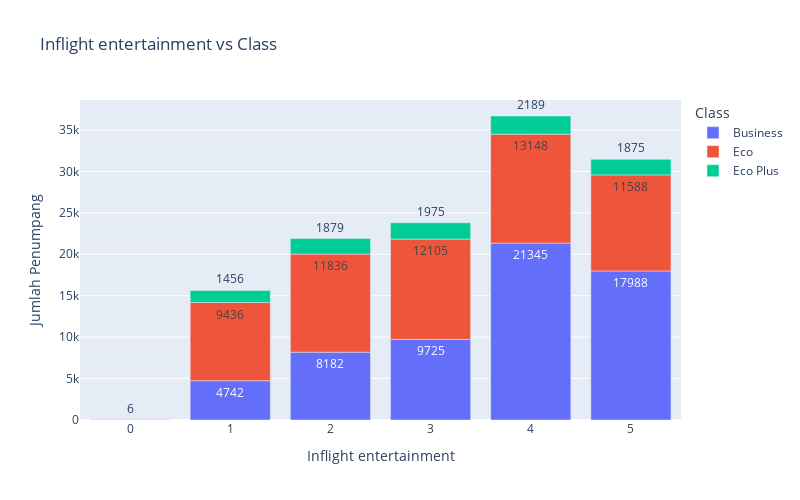

Notebook code cell kept with this figure:
### Markdown cell above
![inflight_entertainment_pie.png](./Assets/inflight_entertainment_pie.png)

### Code cell
df_inflight = df_merge.groupby(['Inflight entertainment', 'Class']).size().reset_index(name='Jumlah')

fig_bar_inflight = px.bar(df_inflight, x='Inflight entertainment', y='Jumlah', color='Class', title='Inflight entertainment vs Class', 
                      labels={'Inflight entertainment': 'Inflight entertainment', 'Jumlah': 'Jumlah Penumpang'}, text='Jumlah')
fig_bar_inflight.update_layout(width=800, height=500)
fig_bar_inflight.show()

### Figure 1 — Plotly figure (JSON) as saved in the notebook; plotly's stock layout.template omitted (floating-point values rounded to 4 significant figures)
{"data": [{"alignmentgroup": "True", "hovertemplate": "Class=Business<br>Inflight entertainment=%{x}<br>Jumlah Penumpang=%{text}<extra></extra>", "legendgroup": "Business", "marker": {"color": "#636efa", "pattern": {"shape": ""}}, "name": "Business", "offsetgroup": "Business", "orientation": "v", "showlegend": true, "text": [8, 4742, 8182, 9725, 21345, 17988], "textposition": "auto", "type": "bar", "x": [0, 1, 2, 3, 4, 5], "xaxis": "x", "y": [8, 4742, 8182, 9725, 21345, 17988], "yaxis": "y"}, {"alignmentgroup": "True", "hovertemplate": "Class=Eco<br>Inflight entertainment=%{x}<br>Jumlah Penumpang=%{text}<extra></extra>", "legendgroup": "Eco", "marker": {"color": "#EF553B", "pattern": {"shape": ""}}, "name": "Eco", "offsetgroup": "Eco", "orientation": "v", "showlegend": true, "text": [4, 9436, 11836, 12105, 13148, 11588], "textposition": "auto", "type": "bar", "x": [0, 1, 2, 3, 4, 5], "xaxis": "x", "y": [4, 9436, 11836, 12105, 13148, 11588], "yaxis": "y"}, {"alignmentgroup": "True", "hovertemplate": "Class=Eco Plus<br>Inflight entertainment=%{x}<br>Jumlah Penumpang=%{text}<extra></extra>", "legendgroup": "Eco Plus", "marker": {"color": "#00cc96", "pattern": {"shape": ""}}, "name": "Eco Plus", "offsetgroup": "Eco Plus", "orientation": "v", "showlegend": true, "text": [6, 1456, 1879, 1975, 2189, 1875], "textposition": "auto", "type": "bar", "x": [0, 1, 2, 3, 4, 5], "xaxis": "x", "y": [6, 1456, 1879, 1975, 2189, 1875], "yaxis": "y"}], "layout": {"barmode": "relative", "height": 500, "legend": {"title": {"text": "Class"}, "tracegroupgap": 0}, "title": {"text": "Inflight entertainment vs Class"}, "width": 800, "xaxis": {"anchor": "y", "domain": [0, 1], "title": {"text": "Inflight entertainment"}}, "yaxis": {"anchor": "x", "domain": [0, 1], "title": {"text": "Jumlah Penumpang"}}}}
